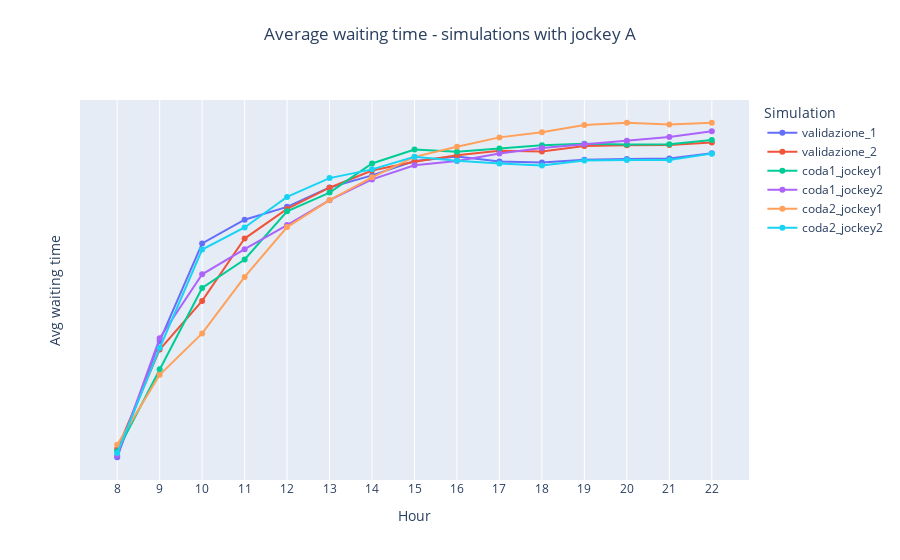

This figure's notebook cell:
### Markdown cell above
## Average waiting time

### Code cell
# Average waiting time

fig =  go.Figure()

fig = add_simulation_to_plot(fig, df_simulations, 'validazione_1', "Avg_waiting_times_standard")
fig = add_simulation_to_plot(fig, df_simulations, 'validazione_2', "Avg_waiting_times_standard")
fig = add_simulation_to_plot(fig, df_simulations, 'coda1_jockey1', "Avg_waiting_times_standard")
fig = add_simulation_to_plot(fig, df_simulations, 'coda1_jockey2', "Avg_waiting_times_standard")
fig = add_simulation_to_plot(fig, df_simulations, 'coda2_jockey1', "Avg_waiting_times_standard")
fig = add_simulation_to_plot(fig, df_simulations, 'coda2_jockey2', "Avg_waiting_times_standard")
fig = decorate_figure(fig,
    title="Average waiting time - simulations with jockey A",
    y_axis_title="Avg waiting time", dtick=1)

fig.show()
fig.write_image("doc/report/images/results/avg_wt_jockey_a.png", scale=IMAGE_SCALE)

### Figure 1 — Plotly figure (JSON) as saved in the notebook; plotly's stock layout.template omitted (floating-point values rounded to 4 significant figures)
{"data": [{"mode": "lines+markers", "name": "validazione_1", "type": "scatter", "x": [8, 9, 10, 11, 12, 13, 14, 15, 16, 17, 18, 19, 20, 21, 22], "y": [0.00922, 0.03589, 0.05827, 0.06372, 0.06667, 0.07113, 0.07389, 0.0772, 0.07821, 0.07706, 0.07685, 0.07746, 0.07767, 0.07778, 0.079]}, {"mode": "lines+markers", "name": "validazione_2", "type": "scatter", "x": [8, 9, 10, 11, 12, 13, 14, 15, 16, 17, 18, 19, 20, 21, 22], "y": [0.01109, 0.03392, 0.04509, 0.0594, 0.06619, 0.07106, 0.07502, 0.07701, 0.07853, 0.07956, 0.07939, 0.08065, 0.0808, 0.08087, 0.08144]}, {"mode": "lines+markers", "name": "coda1_jockey1", "type": "scatter", "x": [8, 9, 10, 11, 12, 13, 14, 15, 16, 17, 18, 19, 20, 21, 22], "y": [0.0106, 0.0294, 0.04806, 0.0546, 0.06566, 0.06994, 0.07663, 0.07982, 0.0793, 0.08004, 0.08081, 0.08114, 0.08096, 0.08106, 0.082]}, {"mode": "lines+markers", "name": "coda1_jockey2", "type": "scatter", "x": [8, 9, 10, 11, 12, 13, 14, 15, 16, 17, 18, 19, 20, 21, 22], "y": [0.009546, 0.03652, 0.0512, 0.05695, 0.06248, 0.06822, 0.07297, 0.07623, 0.0772, 0.07891, 0.0802, 0.08106, 0.08183, 0.08268, 0.08401]}, {"mode": "lines+markers", "name": "coda2_jockey1", "type": "scatter", "x": [8, 9, 10, 11, 12, 13, 14, 15, 16, 17, 18, 19, 20, 21, 22], "y": [0.01206, 0.02814, 0.03763, 0.05059, 0.06203, 0.06823, 0.07345, 0.07814, 0.08045, 0.08261, 0.08376, 0.08543, 0.08594, 0.08557, 0.08597]}, {"mode": "lines+markers", "name": "coda2_jockey2", "type": "scatter", "x": [8, 9, 10, 11, 12, 13, 14, 15, 16, 17, 18, 19, 20, 21, 22], "y": [0.01018, 0.03427, 0.05687, 0.06194, 0.06895, 0.07327, 0.07527, 0.07817, 0.07723, 0.07662, 0.07619, 0.07729, 0.07744, 0.07742, 0.07888]}], "layout": {"legend": {"title": {"text": "Simulation"}}, "title": {"text": "Average waiting time - simulations with jockey A", "x": 0.5, "xanchor": "center", "y": 0.95, "yanchor": "top"}, "xaxis": {"dtick": 1, "tick0": 0, "tickmode": "linear", "title": {"text": "Hour"}}, "yaxis": {"dtick": 1, "tick0": 0, "tickmode": "linear", "title": {"text": "Avg waiting time"}}}}
